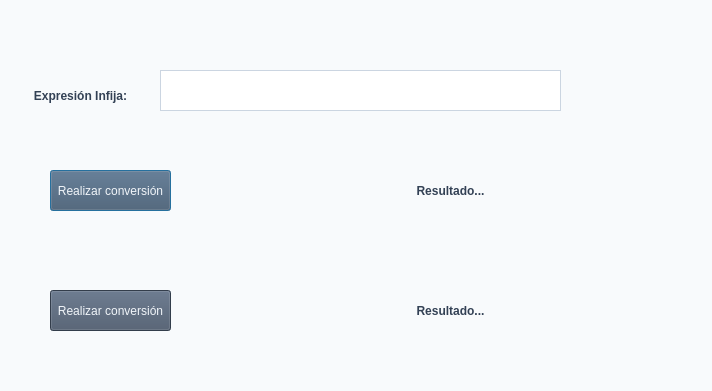
<?xml version="1.0" encoding="UTF-8"?>
<ui version="4.0">
 <class>Dialog</class>
 <widget class="QDialog" name="Dialog">
  <property name="geometry">
   <rect>
    <x>0</x>
    <y>0</y>
    <width>712</width>
    <height>391</height>
   </rect>
  </property>
  <property name="windowTitle">
   <string>Dialog</string>
  </property>
  <property name="styleSheet">
   <string notr="true">/* --- Paleta: Slate Blue &amp; Cool Grey --- */
/* Fondo: #F8FAFC (Blanco azulado muy suave) */
/* Acento: #475569 (Azul Pizarra - sobrio y tecnológico) */

QDialog { background-color: #F8FAFC; }

QLabel { color: #334155; font-weight: 600; }

QLineEdit {
    background-color: #FFFFFF;
    border: 1px solid #CBD5E1;
    color: #1E293B;
}
QLineEdit:focus { border: 1.5px solid #475569; }

QPushButton { 
    background-color: #475569; 
    color: #F1F5F9; 
}
QPushButton:hover { background-color: #334155; }</string>
  </property>
  <widget class="QLabel" name="label">
   <property name="geometry">
    <rect>
     <x>30</x>
     <y>70</y>
     <width>101</width>
     <height>51</height>
    </rect>
   </property>
   <property name="text">
    <string>Expresión Infija:</string>
   </property>
   <property name="alignment">
    <set>Qt::AlignCenter</set>
   </property>
  </widget>
  <widget class="QLineEdit" name="lineEdit">
   <property name="geometry">
    <rect>
     <x>160</x>
     <y>70</y>
     <width>401</width>
     <height>41</height>
    </rect>
   </property>
  </widget>
  <widget class="QPushButton" name="pushButton">
   <property name="geometry">
    <rect>
     <x>50</x>
     <y>170</y>
     <width>121</width>
     <height>41</height>
    </rect>
   </property>
   <property name="text">
    <string>Realizar conversión</string>
   </property>
  </widget>
  <widget class="QLabel" name="label_2">
   <property name="geometry">
    <rect>
     <x>260</x>
     <y>170</y>
     <width>381</width>
     <height>41</height>
    </rect>
   </property>
   <property name="text">
    <string>Resultado...</string>
   </property>
   <property name="alignment">
    <set>Qt::AlignCenter</set>
   </property>
  </widget>
  <widget class="QPushButton" name="pushButton_2">
   <property name="geometry">
    <rect>
     <x>50</x>
     <y>290</y>
     <width>121</width>
     <height>41</height>
    </rect>
   </property>
   <property name="text">
    <string>Realizar conversión</string>
   </property>
  </widget>
  <widget class="QLabel" name="label_3">
   <property name="geometry">
    <rect>
     <x>260</x>
     <y>290</y>
     <width>381</width>
     <height>41</height>
    </rect>
   </property>
   <property name="text">
    <string>Resultado...</string>
   </property>
   <property name="alignment">
    <set>Qt::AlignCenter</set>
   </property>
  </widget>
 </widget>
 <resources/>
 <connections/>
</ui>
